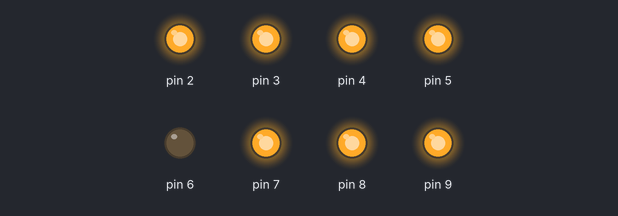
Bench run of a sketch on a simulated Arduino Uno, built with avr-gcc and run on an emulated ATmega328P. Shown: output pins drawn as LEDs (lit = HIGH).

Above: at 0.1 s.
Timing chart, 0 to 1.6 s (numbered marks = the images above):
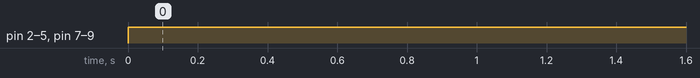

The sketch:

Ardu.ino
```cpp
byte seven_seg_digits[11][8] = { { 0,1,1,1,0,1,1,1 },  // = 0
                                 { 0,1,1,0,0,0,0,0 },  // = 1
                                 { 0,0,1,1,1,0,1,1 },  // = 2
                                 { 0,1,1,1,1,0,0,1 },  // = 3
                                 { 0,1,1,0,1,1,0,0 },  // = 4
                                 { 0,1,0,1,1,1,0,1 },  // = 5
                                 { 0,1,0,1,1,1,1,1 },  // = 6
                                 { 0,1,1,1,0,0,0,0 },  // = 7
                                 { 0,1,1,1,1,1,1,1 },  // = 8
                                 { 0,1,1,1,1,1,0,1 },  // = 9
                                 { 1,1,1,1,0,1,1,1 }   // = 10+
                                                  };

void setup() {
  //Iniciamos el puerto serie a esa tasa
  Serial.begin(9600);

  //Pins del 7 segmentos
  pinMode(2,  OUTPUT);
  pinMode(3,  OUTPUT);
  pinMode(4,  OUTPUT);
  pinMode(5,  OUTPUT);
  pinMode(6,  OUTPUT);
  pinMode(7,  OUTPUT);
  pinMode(8,  OUTPUT);
  pinMode(9,  OUTPUT); }

  //Variable en donde se recibiran los datos
  char inByte[] = "00";
  int i;
  //Para determinar si el numero recibido tiene
  //mas de una cifra y mostrar correctamente
  //en el display
  boolean bBig = true;

void loop() {
  i=0;
  //leemos del puerto serie
  while(Serial.available() > 0){
    if (i > 0) bBig = true;
    else bBig = false;

    inByte[i] = Serial.read();
    i++;
    //Para evitar errores en la lectura
    delay(1);

  }

  //si el numero recibido es menor que 10 se muestra
  //directamente en el 7 segmentos
  if(!bBig)
       sevenSegWrite(inByte[0]-48);
  //en caso contrario se muestra 0.
  else
       sevenSegWrite(10);

}

void sevenSegWrite(byte digit) {
  for (byte segCount = 0; segCount < 8; ++segCount)
    digitalWrite(segCount+2, seven_seg_digits[digit][segCount]);
}
```

Measured:
- by itself, pin 2–5, pin 7–9: LOW → HIGH at 0.00 s
